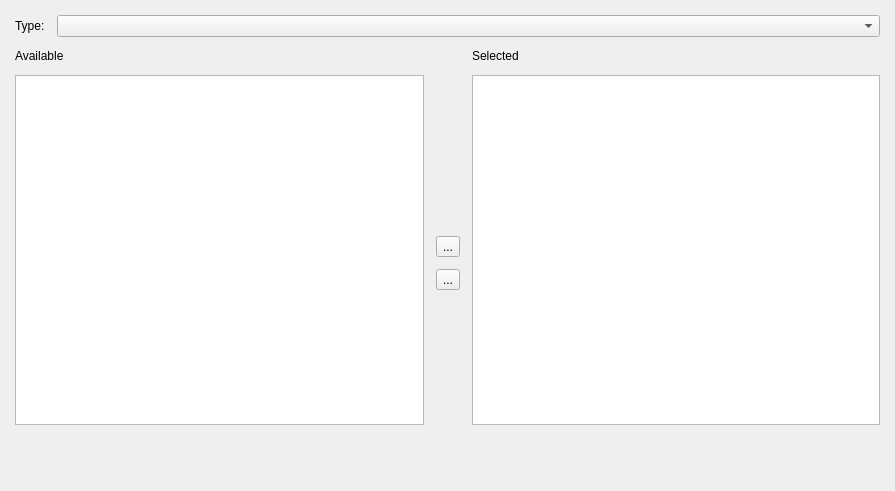
<?xml version="1.0" encoding="utf-8"?>
<ui version="4.0">
 <author>
    SPDX-FileCopyrightText: none
    SPDX-License-Identifier: GPL-3.0-or-later
  </author>
 <class>WdgDlgEmbedTags</class>
 <widget class="QWidget" name="WdgDlgEmbedTags">
  <property name="geometry">
   <rect>
    <x>0</x>
    <y>0</y>
    <width>895</width>
    <height>491</height>
   </rect>
  </property>
  <property name="sizePolicy">
   <sizepolicy hsizetype="Maximum" vsizetype="Preferred">
    <horstretch>0</horstretch>
    <verstretch>0</verstretch>
   </sizepolicy>
  </property>
  <property name="windowTitle">
   <string>New Bundle...</string>
  </property>
  <property name="windowOpacity">
   <double>1.000000000000000</double>
  </property>
  <layout class="QGridLayout" name="gridLayout_3">
   <property name="leftMargin">
    <number>15</number>
   </property>
   <property name="topMargin">
    <number>15</number>
   </property>
   <property name="rightMargin">
    <number>15</number>
   </property>
   <property name="bottomMargin">
    <number>15</number>
   </property>
   <property name="horizontalSpacing">
    <number>20</number>
   </property>
   <item column="0" row="0">
    <layout class="QGridLayout" name="gridLayout_4">
     <property name="verticalSpacing">
      <number>12</number>
     </property>
     <item column="0" row="0">
      <layout class="QHBoxLayout" name="horizontalLayout_2">
       <property name="spacing">
        <number>12</number>
       </property>
       <item>
        <widget class="QLabel" name="label_3">
         <property name="text">
          <string>Type:</string>
         </property>
        </widget>
       </item>
       <item>
        <widget class="QComboBox" name="cmbResourceTypes">
         <property name="sizePolicy">
          <sizepolicy hsizetype="MinimumExpanding" vsizetype="Fixed">
           <horstretch>0</horstretch>
           <verstretch>0</verstretch>
          </sizepolicy>
         </property>
         <property name="insertPolicy">
          <enum>QComboBox::InsertAlphabetically</enum>
         </property>
        </widget>
       </item>
      </layout>
     </item>
     <item column="0" row="1">
      <layout class="QHBoxLayout" name="horizontalLayout_3">
       <property name="spacing">
        <number>12</number>
       </property>
       <item>
        <layout class="QGridLayout" name="gridLayout">
         <property name="leftMargin">
          <number>0</number>
         </property>
         <property name="spacing">
          <number>12</number>
         </property>
         <item column="1" row="1">
          <widget class="QListWidget" name="tableAvailable">
           <property name="minimumSize">
            <size>
             <width>0</width>
             <height>350</height>
            </size>
           </property>
           <property name="spacing">
            <number>2</number>
           </property>
          </widget>
         </item>
         <item column="1" row="0">
          <widget class="QLabel" name="label_4">
           <property name="text">
            <string>Available</string>
           </property>
          </widget>
         </item>
         <item column="1" row="2">
          <spacer name="verticalSpacer">
           <property name="orientation">
            <enum>Qt::Vertical</enum>
           </property>
           <property name="sizeHint" stdset="0">
            <size>
             <width>20</width>
             <height>40</height>
            </size>
           </property>
          </spacer>
         </item>
        </layout>
       </item>
       <item>
        <layout class="QVBoxLayout" name="verticalLayout">
         <property name="spacing">
          <number>12</number>
         </property>
         <item>
          <spacer name="verticalSpacer_4">
           <property name="orientation">
            <enum>Qt::Vertical</enum>
           </property>
           <property name="sizeHint" stdset="0">
            <size>
             <width>20</width>
             <height>40</height>
            </size>
           </property>
          </spacer>
         </item>
         <item>
          <widget class="QToolButton" name="bnAdd">
           <property name="text">
            <string>...</string>
           </property>
          </widget>
         </item>
         <item>
          <widget class="QToolButton" name="bnRemove">
           <property name="text">
            <string>...</string>
           </property>
          </widget>
         </item>
         <item>
          <spacer name="verticalSpacer_3">
           <property name="orientation">
            <enum>Qt::Vertical</enum>
           </property>
           <property name="sizeHint" stdset="0">
            <size>
             <width>20</width>
             <height>40</height>
            </size>
           </property>
          </spacer>
         </item>
        </layout>
       </item>
       <item>
        <layout class="QGridLayout" name="gridLayout_2">
         <property name="spacing">
          <number>12</number>
         </property>
         <item column="0" row="1">
          <widget class="QListWidget" name="tableSelected">
           <property name="minimumSize">
            <size>
             <width>0</width>
             <height>350</height>
            </size>
           </property>
           <property name="spacing">
            <number>2</number>
           </property>
          </widget>
         </item>
         <item column="0" row="0">
          <widget class="QLabel" name="label_6">
           <property name="text">
            <string>Selected</string>
           </property>
          </widget>
         </item>
         <item column="0" row="2">
          <spacer name="verticalSpacer_2">
           <property name="orientation">
            <enum>Qt::Vertical</enum>
           </property>
           <property name="sizeHint" stdset="0">
            <size>
             <width>20</width>
             <height>40</height>
            </size>
           </property>
          </spacer>
         </item>
        </layout>
       </item>
      </layout>
     </item>
    </layout>
   </item>
  </layout>
 </widget>
 <resources/>
 <connections/>
</ui>
